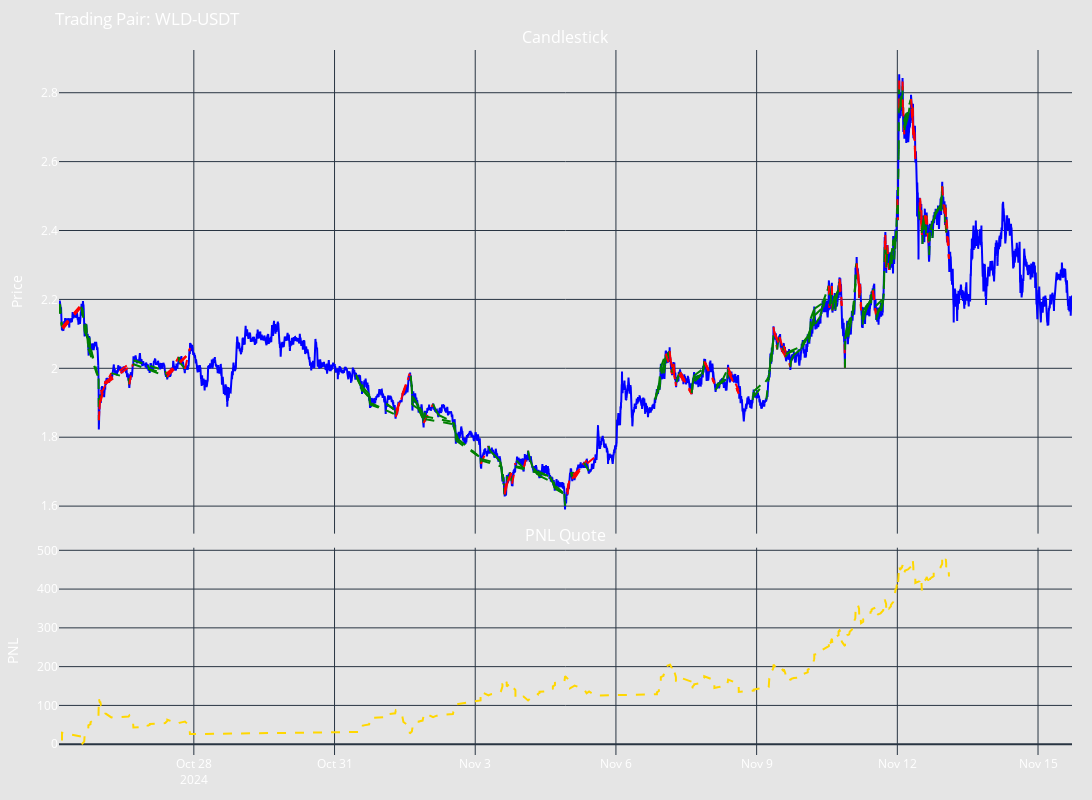

The notebook cell saved with this chart:
### Code cell
print(bt_result.get_results_summary())
bt_result.get_backtesting_figure()
